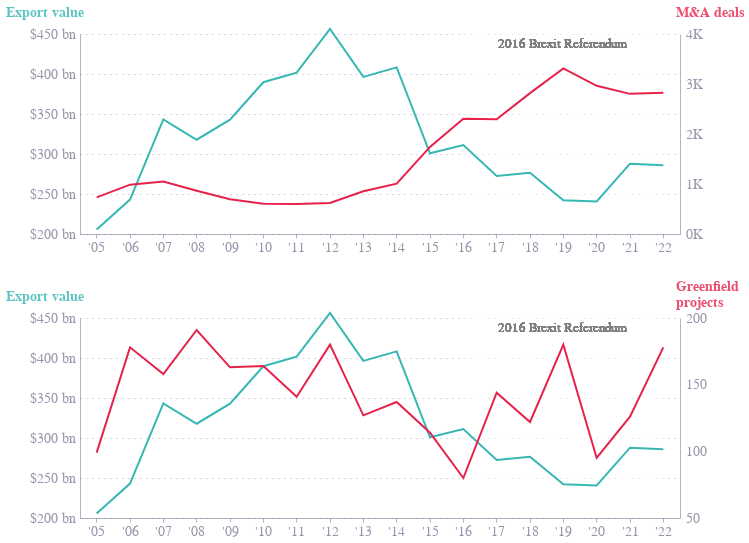

Source (notebook cell):
### Code cell
fig_4_chart = alt.vconcat(fig_4_chart_1, fig_4_chart_2).configure_concat(
    spacing=25
)

fig_4_chart

### Figure 1 — Vega-Lite specification as saved in the notebook (floating-point values rounded to 4 significant figures)
{"config": {"font": "Circular Std", "text": {"color": "#676A86", "align": "left", "baseline": "middle", "dx": 7, "dy": 0, "fontSize": 11}, "view": {"stroke": null, "continuousWidth": 400, "continuousHeight": 300, "discreteWidth": 400, "discreteHeight": 300}, "range": {"category": ["#36B7B4", "#E6224B", "#F4C245", "#0063AF", "#00A767", "#179FDB", "#EB5C2E"], "diverging": ["#E6224B", "#E54753", "#C9C9C9", "#179FDB", "#122B39"], "heatmap": ["#C9C9C9", "#179FDB", "#0063AF", "#122B39"], "ordinal": ["#00A767", "#36B7B4", "#179FDB", "#0063AF", "#243B5A"]}, "bar": {"color": "#179fdb"}, "line": {"color": "#e6224b"}, "rule": {"color": "#676A86"}, "area": {"opacity": 0.3}, "point": {"filled": true, "size": 80, "color": "#e6224b", "opacity": 0.95}, "geoshape": {"stroke": "white", "strokeWidth": 0.3}, "rect": {"fill": "#d6d4d4", "opacity": 0.3}, "axis": {"labelColor": "#676A86", "labelFontSize": 11, "labelFont": "Circular Std", "labelOpacity": 0.7, "tickColor": "#676A86", "tickOpacity": 0.5, "domainColor": "#676A86", "domainOpacity": 0.5, "gridColor": "#676A86", "gridDash": [2, 2], "gridOpacity": 0.5, "title": null, "titleColor": "#676A86", "titleOpacity": 0.8, "tickSize": 4}, "axisXDiscrete": {"grid": false, "labelAngle": 0, "tickCount": 10, "tickOpacity": 0.5, "title": null}, "axisYDiscrete": {"ticks": false, "labelPadding": 5}, "axisXTemporal": {"grid": false, "ticks": true}, "axisXQuantitative": {"grid": true}, "axisYQuantitative": {"gridColor": "#676A86", "gridDash": [1, 5], "gridOpacity": 0.5, "ticks": false, "labelPadding": 5, "tickCount": 8, "titleAngle": 0, "titleAlign": "left", "titleBaseline": "bottom", "titleX": 0, "titleY": -5}, "title": {"color": "#676A86E6", "subtitleColor": "#676A86", "font": "Circular Std", "subtitleFont": "Circular Std", "anchor": "start", "fontSize": 14, "subtitleFontSize": 12, "subtitlePadding": 4, "offset": 0, "frame": "group"}, "legend": {"titleColor": "#122b39", "title": null, "labelColor": "#122b39", "labelFontSize": 11}, "concat": {"spacing": 25}}, "vconcat": [{"layer": [{"mark": {"type": "rect", "color": "#f6f6f6"}, "encoding": {"fillOpacity": {"value": 0.1}, "x": {"datum": "'16"}, "x2": {"datum": "'22"}}}, {"mark": {"type": "line", "color": "#36b7b4"}, "encoding": {"tooltip": [{"field": "year", "title": "Year", "type": "nominal"}, {"field": "valueSFSG", "format": "$,.0f", "title": "Export value (billions USD)", "type": "quantitative"}], "x": {"axis": {"labelFontSize": 14}, "field": "year_short", "type": "nominal"}, "y": {"axis": {"labelExpr": "\"$\" + datum.value + \" bn\"", "labelFontSize": 14, "tickCount": 6, "title": "Export value", "titleColor": "#36b7b4", "titleFontSize": 14, "titleX": -75, "titleY": -15}, "field": "valueSFSG", "scale": {"domain": [200, 450]}, "type": "quantitative"}}}, {"mark": {"type": "line", "color": "#e6224b"}, "encoding": {"tooltip": [{"field": "year", "title": "Year", "type": "nominal"}, {"field": "tnma", "format": ",", "title": "Number of deals", "type": "quantitative"}], "x": {"axis": {"labelFontSize": 14}, "field": "year_short", "type": "nominal"}, "y": {"axis": {"labelExpr": "datum.value / 1000 + \"K\"", "labelFontSize": 14, "tickCount": 3, "title": "M&A deals", "titleColor": "#e6224b", "titleFontSize": 14, "titleX": -5, "titleY": -15}, "field": "tnma", "scale": {"domain": [0, 4000]}, "type": "quantitative"}}}, {"mark": {"type": "text", "align": "left", "color": "gray", "dx": 35, "dy": -90, "fontSize": 13}, "encoding": {"text": {"value": "2016 Brexit Referendum"}, "x": {"datum": "'16"}}}], "height": 200, "resolve": {"scale": {"y": "independent"}}, "width": 600}, {"layer": [{"mark": {"type": "rect", "color": "#f6f6f6"}, "encoding": {"fillOpacity": {"value": 0.1}, "x": {"datum": "'16"}, "x2": {"datum": "'22"}}}, {"mark": {"type": "line", "color": "#36b7b4"}, "encoding": {"tooltip": [{"field": "year", "title": "Year", "type": "nominal"}, {"field": "valueSFSG", "format": "$,.0f", "title": "Export value (billions USD)", "type": "quantitative"}], "x": {"axis": {"labelFontSize": 14}, "field": "year_short", "type": "nominal"}, "y": {"axis": {"labelExpr": "\"$\" + datum.value + \" bn\"", "labelFontSize": 14, "tickCount": 6, "title": "Export value", "titleColor": "#36b7b4", "titleFontSize": 14, "titleX": -75, "titleY": -15}, "field": "valueSFSG", "scale": {"domain": [200, 450]}, "type": "quantitative"}}}, {"mark": {"type": "line", "color": "#e6224b"}, "encoding": {"tooltip": [{"field": "year", "title": "Year", "type": "nominal"}, {"field": "tngf", "title": "Greenfield projects", "type": "quantitative"}], "x": {"axis": {"labelFontSize": 14}, "field": "year_short", "type": "nominal"}, "y": {"axis": {"labelExpr": "datum.value", "labelFontSize": 14, "tickCount": 3, "title": ["Greenfield", "projects"], "titleColor": "#e6224b", "titleFontSize": 14, "titleX": -5, "titleY": -25}, "field": "tngf", "scale": {"domain": [50, 200]}, "type": "quantitative"}}}, {"mark": {"type": "text", "align": "left", "color": "gray", "dx": 35, "dy": -90, "fontSize": 13}, "encoding": {"text": {"value": "2016 Brexit Referendum"}, "x": {"datum": "'16"}}}], "height": 200, "resolve": {"scale": {"y": "independent"}}, "width": 600}], "data": {"name": "data-6eacd7716833945f26429484d0bdb0c2"}, "$schema": "https://vega.github.io/schema/vega-lite/v5.20.1.json", "datasets": {"data-6eacd7716833945f26429484d0bdb0c2": [{"originid": "GB", "destination": "World", "year": "2005", "valueSFSG": 205.6, "tnma": 733.0, "tngf": 99.0, "year_short": "'05"}, {"originid": "GB", "destination": "World", "year": "2006", "valueSFSG": 243.1, "tnma": 987.0, "tngf": 178.0, "year_short": "'06"}, {"originid": "GB", "destination": "World", "year": "2007", "valueSFSG": 343.3, "tnma": 1049.0, "tngf": 158.0, "year_short": "'07"}, {"originid": "GB", "destination": "World", "year": "2008", "valueSFSG": 317.8, "tnma": 865.0, "tngf": 191.0, "year_short": "'08"}, {"originid": "GB", "destination": "World", "year": "2009", "valueSFSG": 342.8, "tnma": 695.0, "tngf": 163.0, "year_short": "'09"}, {"originid": "GB", "destination": "World", "year": "2010", "valueSFSG": 389.7, "tnma": 603.0, "tngf": 164.0, "year_short": "'10"}, {"originid": "GB", "destination": "World", "year": "2011", "valueSFSG": 401.8, "tnma": 598.0, "tngf": 141.0, "year_short": "'11"}, {"originid": "GB", "destination": "World", "year": "2012", "valueSFSG": 456.4, "tnma": 619.0, "tngf": 180.0, "year_short": "'12"}, {"originid": "GB", "destination": "World", "year": "2013", "valueSFSG": 396.3, "tnma": 854.0, "tngf": 127.0, "year_short": "'13"}, {"originid": "GB", "destination": "World", "year": "2014", "valueSFSG": 408.3, "tnma": 1008.0, "tngf": 137.0, "year_short": "'14"}, {"originid": "GB", "destination": "World", "year": "2015", "valueSFSG": 300.9, "tnma": 1741.0, "tngf": 114.0, "year_short": "'15"}, {"originid": "GB", "destination": "World", "year": "2016", "valueSFSG": 311.2, "tnma": 2304.0, "tngf": 80.0, "year_short": "'16"}, {"originid": "GB", "destination": "World", "year": "2017", "valueSFSG": 272.5, "tnma": 2296.0, "tngf": 144.0, "year_short": "'17"}, {"originid": "GB", "destination": "World", "year": "2018", "valueSFSG": 276.6, "tnma": 2817.0, "tngf": 122.0, "year_short": "'18"}, {"originid": "GB", "destination": "World", "year": "2019", "valueSFSG": 242.0, "tnma": 3313.0, "tngf": 180.0, "year_short": "'19"}, {"originid": "GB", "destination": "World", "year": "2020", "valueSFSG": 240.8, "tnma": 2964.0, "tngf": 95.0, "year_short": "'20"}, {"originid": "GB", "destination": "World", "year": "2021", "valueSFSG": 287.9, "tnma": 2803.0, "tngf": 126.0, "year_short": "'21"}, {"originid": "GB", "destination": "World", "year": "2022", "valueSFSG": 286.0, "tnma": 2825.0, "tngf": 178.0, "year_short": "'22"}]}}
